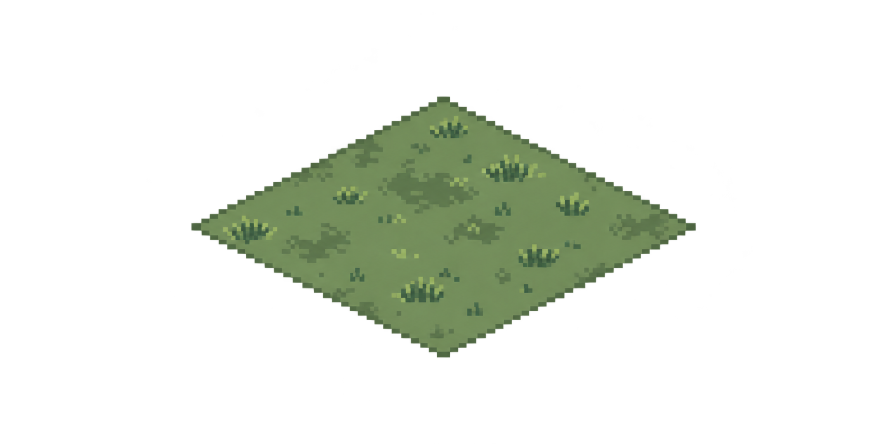
#> input picture docs/assets/kit-base-v1/terrain/grass-mid-01.png, 1774 x 887 px, found by its file name (shown at 1/2 size)
$ python build_world_v8_assets.py
#> lines starting #> are read from the running program, lines starting #| are printed output that depends on the picture; after the words box and inside, x2 and y2 are one past the last pixel; in counts of white or black regions, pixels touching at a corner belong together
#!/usr/bin/env python3
"""Build the first V8 terrain sprite atlas from curated local source art."""
from __future__ import annotations

import json
import random
from pathlib import Path

from PIL import Image, ImageChops, ImageDraw, ImageEnhance, ImageFilter

ROOT = Path(__file__).resolve().parents[2]
OUT = ROOT / 'assets/generated/world-v8'
ATLAS = Image.new('RGBA', (1024, 1024), (0, 0, 0, 0))
#> ATLAS: PIL image 1024x1024 RGBA; every value is 0
#> in source_tile, image is the input picture: PIL image 1774x887 RGBA; mean R, G, B, A 18.7, 23.2, 14.9, 42.7
FRAMES: dict[str, dict] = {}
ART_SOURCE = ROOT / 'assets/candidates/world-v8/farm-art-atlas-v1-source.png'
ART_OUTPUT = OUT / 'farm-art-atlas-v1.png'
FENCE_SOURCE = ROOT / 'assets/candidates/world-v8/farm-fence-wood-segment-v2-source.png'
FENCE_OUTPUT = OUT / 'farm-modules-atlas-v1.png'
STREAM_SOURCE = ROOT / 'assets/candidates/world-v8/farm-stream-modules-v1-source.png'
STREAM_OUTPUT = OUT / 'farm-stream-modules-atlas-v1.png'
CLIFF_MODULE_SOURCE = ROOT / 'assets/candidates/world-v8/cliff-modules-imagegen-v1-source.png'
COW_WALK_SOURCE = ROOT / 'assets/candidates/world-v8/nelore-pixel-walk-imagegen-v1-source.png'
_COW_WALK_FRAMES: list[Image.Image] | None = None


def pixelize(source: Image.Image, size: tuple[int, int], colors: int = 24) -> Image.Image:
#> called with size = (128, 64), colors = 12
    source = source.convert('RGBA')
    alpha = source.getchannel('A')
    rgb = source.convert('RGB').quantize(colors=colors, method=Image.Quantize.MEDIANCUT, dither=Image.Dither.NONE).convert('RGB')
    result = rgb.convert('RGBA')
    result.putalpha(alpha.point(lambda value: 255 if value >= 128 else 0))
    return result.resize(size, Image.Resampling.NEAREST)


# [212 lines left out: functions save_frame, build_farm_art_atlas, build_farm_modules_atlas, build_stream_modules_atlas, not called in this run]


def source_tile(path: str) -> Image.Image:
    image = Image.open(ROOT / path).convert('RGBA')
    if image.size == (128, 64):
        return image
    return image.resize((128, 64), Image.Resampling.NEAREST)


def natural_grass_tile(base_grass: Image.Image) -> Image.Image:
    """Extract the top of the curated native pasture sprite as a reusable cell."""
    source = Image.open(ROOT / 'assets/candidates/environment/pasture-grass-native-imagegen-v1.png').convert('RGBA')
    # The original is a raised ground chunk. Keep only its grassy top so the
    # world model can continue to draw height and cliff faces independently.
    top = source.crop((0, 0, source.width, round(source.height * .54)))
    mask = Image.new('L', top.size, 0)
    ImageDraw.Draw(mask).polygon([
        (top.width / 2, 0), (top.width - 1, top.height * .48),
        (top.width / 2, top.height - 1), (0, top.height * .48),
    ], fill=255)
    alpha = top.getchannel('A').point(lambda value: 255 if value >= 128 else 0)
    top.putalpha(ImageChops.multiply(alpha, mask))
    small = top.resize((128, 64), Image.Resampling.LANCZOS)
    reduced = small.convert('RGB').quantize(colors=28, method=Image.Quantize.MEDIANCUT, dither=Image.Dither.NONE).convert('RGB')
    texture = reduced.convert('RGBA')
    texture.putalpha(small.getchannel('A').point(lambda value: 255 if value >= 128 else 0))
    result = base_grass.copy()
    result.alpha_composite(texture)
    return result


# [168 lines left out: functions water_tile, cliff_face, imagegen_cow_frame, bridge_sprite, stylized_tree, stylized_cow_frame, not called in this run]


def main() -> None:
    OUT.mkdir(parents=True, exist_ok=True)
    grass = source_tile('docs/assets/kit-base-v1/tile-curation-v1/edge-corrected/grass-mid-01.png')
    grass = pixelize(grass, (128, 64), 12)
    # Give adjacent grass diamonds a shared soft edge color instead of a dark tile outline.
    ImageDraw.Draw(grass).line([(64, 0), (127, 32), (64, 63), (0, 32), (64, 0)], fill=(111, 130, 80, 255), width=3)
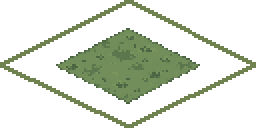
#> grass: PIL image 128x64 RGBA (shown 2 times larger); mean R, G, B, A 27.1, 33.1, 21, 62.6; transparent parts drawn white
    road_texture = pixelize(source_tile('docs/assets/kit-base-v1/tile-curation-v1/edge-corrected/soil-dry-01.png'), (128, 64), 14)
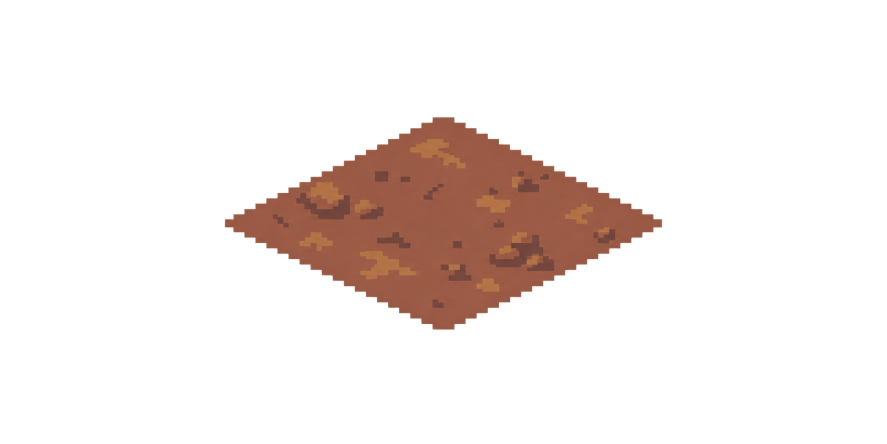
#> input picture docs/assets/kit-base-v1/terrain/soil-dry-01.png, 1774 x 887 px, found by its file name (shown at 1/2 size)
#> in source_tile, image is the input picture: PIL image 1774x887 RGBA; mean R, G, B, A 19.5, 11.4, 8.5, 31.2
#> call 2 of pixelize, with size = (128, 64), colors = 14
#> in pixelize (call 2), `rgb = source.convert('RGB').quantize(colors=colors, method=Image.Quant..`:
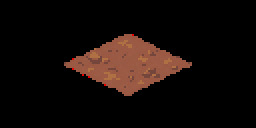
#> rgb: PIL image 128x64 RGB (shown 2 times larger); mean R, G, B 19.5, 11.4, 8.6
    road_texture = Image.blend(road_texture, Image.new('RGBA', road_texture.size, (197, 166, 117, 255)), .42)
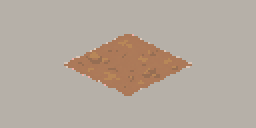
#> road_texture: PIL image 128x64 RGBA (shown 2 times larger); mean R, G, B, A 93.4, 75.6, 53.9, 125.3; transparent parts drawn white

    def path_tile(axis: str) -> Image.Image:
#> called with axis = 'column'
        mask = Image.new('L', (128, 64), 0)
#> mask: PIL image 128x64 L; every value is 0
        mask_draw = ImageDraw.Draw(mask)
        if axis in {'column', 'cross'}:
            mask_draw.polygon([(3, 22), (12, -2), (147, 44), (136, 67)], fill=255)
        if axis in {'row', 'cross'}:
            mask_draw.polygon([(108, -2), (129, 8), (20, 66), (-1, 56)], fill=255)
        mask = ImageChops.multiply(mask, grass.getchannel('A'))
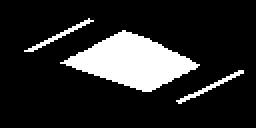
#> mask: PIL image 128x64 L (shown 2 times larger); 15.9% white; 3 white regions, box (x1, y1, x2, y2) and area: (30, 15, 100, 46) 1138, (88, 35, 122, 52) 82, (12, 9, 47, 26) 81
        decal = Image.new('RGBA', grass.size, (0, 0, 0, 0))
#> decal: PIL image 128x64 RGBA; every value is 0
        decal.paste(road_texture, (0, 0), mask)
        result = grass.copy()
        result.alpha_composite(decal)
        return result

    road = path_tile('column')
    ramp = path_tile('row')
#> in path_tile (call 2), `mask = ImageChops.multiply(mask, grass.getchannel('A'))`: mask: PIL image 128x64 L; 10.8% white; 3 white regions, box (x1, y1, x2, y2) and area: (37, 18, 92, 48) 779, (23, 43, 45, 55) 53, (84, 10, 106, 22) 52
    road_cross = path_tile('cross')
#> call 3 of path_tile, with axis = 'cross'
#> in path_tile (call 3), `mask = ImageChops.multiply(mask, grass.getchannel('A'))`: mask: PIL image 128x64 L; 18.8% white; 5 white regions, box (x1, y1, x2, y2) and area: (30, 15, 100, 48) 1268, (88, 35, 122, 52) 82, (12, 9, 47, 26) 81, (23, 43, 45, 55) 53, (84, 10, 106, 22) 52
#> in path_tile (call 3), `decal.paste(road_texture, (0, 0), mask)`:
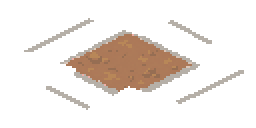
#> decal: PIL image 128x64 RGBA (shown 2 times larger); mean R, G, B, A 26.4, 19.4, 14, 37.8; transparent parts drawn white
#> in path_tile (call 3), `result.alpha_composite(decal)`:
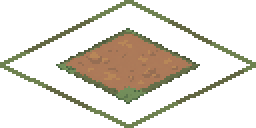
#> result: PIL image 128x64 RGBA (shown 2 times larger); mean R, G, B, A 33.9, 29.6, 20.2, 62.6; transparent parts drawn white
    grass_natural = natural_grass_tile(grass)

    save_frame('grass', grass, (0, 0), (.5, .5), 'terrain')
    save_frame('grass-natural', grass_natural, (320, 192), (.5, .5), 'terrain')
    save_frame('road', road, (128, 0), (.5, .5), 'road')
    save_frame('ramp', ramp, (256, 0), (.5, .5), 'ramp')
    # Keep the alternate road directions below the 4×4 shoreline mask atlas;
    # the previous coordinates were overwritten by water-edge frames.
    save_frame('road-row', ramp, (512, 256), (.5, .5), 'road')
    save_frame('road-cross', road_cross, (640, 256), (.5, .5), 'road')
    for phase, name in enumerate(('water-0', 'water-1', 'water-2')):
        save_frame(name, water_tile(phase), (384, phase * 64), (.5, .5), 'water')
    for neighbor_mask in range(16):
        frame_name = f'water-edge-{neighbor_mask}'
        frame_index = neighbor_mask
        save_frame(frame_name, water_tile(neighbor_mask % 3, neighbor_mask),
                   (512 + (frame_index % 4) * 128, (frame_index // 4) * 64), (.5, .5), 'water')
    for variant in range(4):
        # The sprite pivot sits on the upper edge midpoint, where the face
        # meets the isometric tile. This keeps each wall flush with its height.
        cliff_anchor = (.5, 16 / 72)
        save_frame(f'cliff-east-{variant}', cliff_face(variant, 'east'), (variant * 80, 192), cliff_anchor, 'cliff')
        save_frame(f'cliff-south-{variant}', cliff_face(variant, 'south'), (variant * 80, 264), cliff_anchor, 'cliff')
    save_frame('bridge', bridge_sprite(), (0, 336), (.5, .72), 'bridge', (2, 1))
    save_frame('tree', stylized_tree(), (192, 336), (.5, .92), 'vegetation', (1, 1))

    animal_clips = {}
    animal_states = {'idle': 1, 'walk': 4, 'graze': 4, 'drink': 4}
    frame_index = 0
    for state, count in animal_states.items():
        names = []
        for index in range(count):
            name = 'animal-idle' if state == 'idle' else f'animal-{state}-{index}'
            xy = ((frame_index % 4) * 128, 512 + (frame_index // 4) * 96)
            sprite = imagegen_cow_frame(index) if state == 'walk' or state == 'idle' else stylized_cow_frame(state, index)
            save_frame(name, sprite, xy, (.5, 1), 'livestock', (.6, .45))
            if state in ('walk', 'idle'):
                FRAMES[name]['sourceAsset'] = 'assets/candidates/world-v8/nelore-pixel-walk-imagegen-v1-source.png'
                FRAMES[name]['sourceTransform'] = 'AI sprite-sheet frame crop, red-noise key removal, nearest-neighbour fit to 128x96'
            names.append(f'world-v8-{name}')
            frame_index += 1
        animal_clips[state] = {'frameMs': {'idle': 900, 'walk': 160, 'graze': 240, 'drink': 210}[state], 'frames': names,
                               'sourceReviewStatus': 'APPROVED_STATIC' if state == 'idle' else 'REVIEW'}

    farm_art_atlas, art_frames = build_farm_art_atlas()
    farm_modules_atlas, module_frames = build_farm_modules_atlas()
    stream_modules_atlas, stream_frames = build_stream_modules_atlas()
    FRAMES.update(art_frames)
    FRAMES.update(module_frames)
    FRAMES.update(stream_frames)

    provenance = {
        'world-v8-farm-art': 'assets/candidates/world-v8/farm-art-atlas-v1-source.png',
        'world-v8-farm-modules': 'assets/candidates/world-v8/farm-fence-wood-segment-v2-source.png',
        'world-v8-water-modules': 'assets/candidates/world-v8/farm-stream-modules-v1-source.png',
    }
    for name, metadata in FRAMES.items():
        metadata.setdefault('revision', 1)
        metadata.setdefault('status', metadata.get('reviewStatus', 'REVIEW'))
        metadata.setdefault('source', 'edited')
        metadata.setdefault('sourceAsset', provenance.get(metadata.get('atlasKey'), 'assets/candidates/world-v8/farm-art-atlas-v1-source.png'))
        metadata.setdefault('sourceTransform', 'generated by scripts/assets/build_world_v8_assets.py; see source function and pipeline parameters')
        metadata.setdefault('reference_versions', ['riose-art-bible-v1', 'urban-source-v1', 'rural-farm-v7'])
        metadata.setdefault('visual_review', {'score': None, 'reviewer': None, 'date': None, 'evidence': None,
                                               'notes': ['Pending human visual review; not approved for release.']})

    # Atlas frames are tightly bounded; save per-frame source PNGs too for easy review and repacking.
    for name, metadata in FRAMES.items():
        frame = metadata['frame']
        source_atlas = farm_art_atlas if name in art_frames else farm_modules_atlas if name in module_frames else stream_modules_atlas if name in stream_frames else ATLAS
        image = source_atlas.crop((frame['x'], frame['y'], frame['x'] + frame['width'], frame['y'] + frame['height']))
        image.save(OUT / f'{name}.png', optimize=True)
    ATLAS.save(OUT / 'terrain-atlas-v8.png', optimize=True)
    columns, cell_w, cell_h, label_h = 3, 196, 184, 24
    names = list(FRAMES)
    contact = Image.new('RGB', (columns * cell_w, ((len(names) + columns - 1) // columns) * (cell_h + label_h)), (238, 238, 228))
    label_draw = ImageDraw.Draw(contact)
    for index, name in enumerate(names):
        frame = FRAMES[name]['frame']
        source_atlas = farm_art_atlas if name in art_frames else farm_modules_atlas if name in module_frames else stream_modules_atlas if name in stream_frames else ATLAS
        sprite = source_atlas.crop((frame['x'], frame['y'], frame['x'] + frame['width'], frame['y'] + frame['height']))
        thumb = Image.new('RGBA', (cell_w - 20, cell_h - 16), (218, 218, 208, 255))
        sprite.thumbnail((cell_w - 24, cell_h - 18), Image.Resampling.NEAREST)
        thumb.alpha_composite(sprite, ((thumb.width - sprite.width) // 2, (thumb.height - sprite.height) // 2))
        x, y = (index % columns) * cell_w + 10, (index // columns) * (cell_h + label_h) + 8
        contact.paste(thumb.convert('RGB'), (x, y))
        label_draw.text((x, y + cell_h - 4), f'{name} · {frame["width"]}×{frame["height"]}', fill=(44, 53, 44))
    contact.save(OUT / 'terrain-atlas-v8-contact.png', optimize=True)
    manifest = {
        'schemaVersion': 1,
        'atlas': 'assets/generated/world-v8/terrain-atlas-v8.png',
        'atlases': {
            'world-v8': 'assets/generated/world-v8/terrain-atlas-v8.png',
            'world-v8-farm-art': 'assets/generated/world-v8/farm-art-atlas-v1.png',
            'world-v8-farm-modules': 'assets/generated/world-v8/farm-modules-atlas-v1.png',
            'world-v8-water-modules': 'assets/generated/world-v8/farm-stream-modules-atlas-v1.png',
        },
        'contactSheet': 'assets/generated/world-v8/terrain-atlas-v8-contact.png',
        'tileSizePx': [128, 64],
        'palette': {'grass': ['#596d43', '#718850', '#8ca05e'], 'soil': ['#563c2d', '#88583d', '#aa7650'], 'water': 'sampled from docs/assets/kit-base-v1/water/pond-small-01.png'},
        'pixelScale': 2,
        'projection': 'isometric-2-to-1',
        'assets': FRAMES,
        'animationClips': animal_clips,
        'artReview': 'pending-human-review',
        'sourceAssets': [
            'docs/assets/kit-base-v1/tile-curation-v1/edge-corrected/grass-mid-01.png',
            'assets/candidates/environment/pasture-grass-native-imagegen-v1.png',
            'docs/assets/kit-base-v1/tile-curation-v1/edge-corrected/soil-dry-01.png',
            'docs/assets/kit-base-v1/water/pond-small-01.png',
            'assets/approved/vegetation/shade-tree-v2.png',
        ],
    }
    (OUT / 'terrain-atlas-v8.json').write_text(json.dumps(manifest, indent=2) + '\n')


if __name__ == '__main__':
#> (the run stopped early here; a loop or call above may not have finished)
